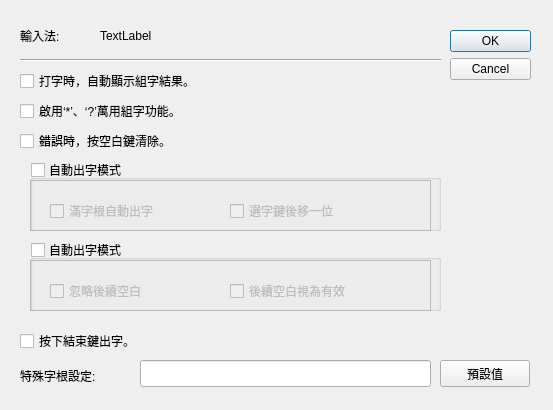
<?xml version="1.0" encoding="UTF-8"?>
<ui version="4.0">
 <class>attributeDialog</class>
 <widget class="QDialog" name="attributeDialog">
  <property name="geometry">
   <rect>
    <x>0</x>
    <y>0</y>
    <width>553</width>
    <height>410</height>
   </rect>
  </property>
  <property name="windowTitle">
   <string>輸入法屬性設定</string>
  </property>
  <widget class="QDialogButtonBox" name="buttonBox">
   <property name="geometry">
    <rect>
     <x>450</x>
     <y>30</y>
     <width>81</width>
     <height>241</height>
    </rect>
   </property>
   <property name="orientation">
    <enum>Qt::Vertical</enum>
   </property>
   <property name="standardButtons">
    <set>QDialogButtonBox::Cancel|QDialogButtonBox::Ok</set>
   </property>
  </widget>
  <widget class="QLabel" name="IMName">
   <property name="geometry">
    <rect>
     <x>100</x>
     <y>20</y>
     <width>271</width>
     <height>31</height>
    </rect>
   </property>
   <property name="text">
    <string>TextLabel</string>
   </property>
  </widget>
  <widget class="QLabel" name="label">
   <property name="geometry">
    <rect>
     <x>20</x>
     <y>20</y>
     <width>61</width>
     <height>31</height>
    </rect>
   </property>
   <property name="text">
    <string>輸入法:</string>
   </property>
  </widget>
  <widget class="QCheckBox" name="checkBox">
   <property name="geometry">
    <rect>
     <x>20</x>
     <y>70</y>
     <width>401</width>
     <height>22</height>
    </rect>
   </property>
   <property name="text">
    <string>打字時，自動顯示組字結果。</string>
   </property>
  </widget>
  <widget class="QCheckBox" name="checkBox_2">
   <property name="geometry">
    <rect>
     <x>20</x>
     <y>100</y>
     <width>411</width>
     <height>22</height>
    </rect>
   </property>
   <property name="text">
    <string>啟用‘*’、‘?’萬用組字功能。</string>
   </property>
  </widget>
  <widget class="QCheckBox" name="checkBox_3">
   <property name="geometry">
    <rect>
     <x>20</x>
     <y>130</y>
     <width>411</width>
     <height>22</height>
    </rect>
   </property>
   <property name="text">
    <string>錯誤時，按空白鍵清除。</string>
   </property>
  </widget>
  <widget class="QGroupBox" name="groupBox">
   <property name="geometry">
    <rect>
     <x>30</x>
     <y>160</y>
     <width>411</width>
     <height>71</height>
    </rect>
   </property>
   <property name="title">
    <string>自動出字模式</string>
   </property>
   <property name="flat">
    <bool>false</bool>
   </property>
   <property name="checkable">
    <bool>true</bool>
   </property>
   <property name="checked">
    <bool>false</bool>
   </property>
   <widget class="QCheckBox" name="checkBox_4">
    <property name="geometry">
     <rect>
      <x>20</x>
      <y>40</y>
      <width>161</width>
      <height>22</height>
     </rect>
    </property>
    <property name="text">
     <string>滿字根自動出字</string>
    </property>
   </widget>
   <widget class="QCheckBox" name="checkBox_5">
    <property name="geometry">
     <rect>
      <x>200</x>
      <y>40</y>
      <width>161</width>
      <height>22</height>
     </rect>
    </property>
    <property name="text">
     <string>選字鍵後移一位</string>
    </property>
   </widget>
   <widget class="QFrame" name="frame">
    <property name="geometry">
     <rect>
      <x>0</x>
      <y>20</y>
      <width>401</width>
      <height>51</height>
     </rect>
    </property>
    <property name="frameShape">
     <enum>QFrame::StyledPanel</enum>
    </property>
    <property name="frameShadow">
     <enum>QFrame::Raised</enum>
    </property>
   </widget>
   <zorder>frame</zorder>
   <zorder>checkBox_4</zorder>
   <zorder>checkBox_5</zorder>
  </widget>
  <widget class="QGroupBox" name="groupBox_2">
   <property name="geometry">
    <rect>
     <x>30</x>
     <y>240</y>
     <width>411</width>
     <height>71</height>
    </rect>
   </property>
   <property name="title">
    <string>自動出字模式</string>
   </property>
   <property name="checkable">
    <bool>true</bool>
   </property>
   <property name="checked">
    <bool>false</bool>
   </property>
   <widget class="QCheckBox" name="checkBox_6">
    <property name="geometry">
     <rect>
      <x>20</x>
      <y>40</y>
      <width>161</width>
      <height>22</height>
     </rect>
    </property>
    <property name="text">
     <string>忽略後續空白</string>
    </property>
   </widget>
   <widget class="QCheckBox" name="checkBox_7">
    <property name="geometry">
     <rect>
      <x>200</x>
      <y>40</y>
      <width>161</width>
      <height>22</height>
     </rect>
    </property>
    <property name="text">
     <string>後續空白視為有效</string>
    </property>
   </widget>
   <widget class="QFrame" name="frame_2">
    <property name="geometry">
     <rect>
      <x>0</x>
      <y>20</y>
      <width>401</width>
      <height>51</height>
     </rect>
    </property>
    <property name="frameShape">
     <enum>QFrame::StyledPanel</enum>
    </property>
    <property name="frameShadow">
     <enum>QFrame::Raised</enum>
    </property>
   </widget>
   <zorder>frame_2</zorder>
   <zorder>checkBox_6</zorder>
   <zorder>checkBox_7</zorder>
  </widget>
  <widget class="QCheckBox" name="checkBox_8">
   <property name="geometry">
    <rect>
     <x>20</x>
     <y>330</y>
     <width>421</width>
     <height>22</height>
    </rect>
   </property>
   <property name="text">
    <string>按下結束鍵出字。</string>
   </property>
  </widget>
  <widget class="QLabel" name="label_3">
   <property name="geometry">
    <rect>
     <x>20</x>
     <y>360</y>
     <width>111</width>
     <height>31</height>
    </rect>
   </property>
   <property name="text">
    <string>特殊字根設定:</string>
   </property>
  </widget>
  <widget class="QLineEdit" name="lineEdit">
   <property name="geometry">
    <rect>
     <x>140</x>
     <y>360</y>
     <width>291</width>
     <height>27</height>
    </rect>
   </property>
  </widget>
  <widget class="QPushButton" name="pushButton">
   <property name="geometry">
    <rect>
     <x>440</x>
     <y>360</y>
     <width>90</width>
     <height>27</height>
    </rect>
   </property>
   <property name="text">
    <string>預設值</string>
   </property>
  </widget>
  <widget class="Line" name="line">
   <property name="geometry">
    <rect>
     <x>20</x>
     <y>50</y>
     <width>421</width>
     <height>20</height>
    </rect>
   </property>
   <property name="orientation">
    <enum>Qt::Horizontal</enum>
   </property>
  </widget>
 </widget>
 <resources/>
 <connections>
  <connection>
   <sender>buttonBox</sender>
   <signal>accepted()</signal>
   <receiver>attributeDialog</receiver>
   <slot>accept()</slot>
   <hints>
    <hint type="sourcelabel">
     <x>248</x>
     <y>254</y>
    </hint>
    <hint type="destinationlabel">
     <x>157</x>
     <y>274</y>
    </hint>
   </hints>
  </connection>
  <connection>
   <sender>buttonBox</sender>
   <signal>rejected()</signal>
   <receiver>attributeDialog</receiver>
   <slot>reject()</slot>
   <hints>
    <hint type="sourcelabel">
     <x>316</x>
     <y>260</y>
    </hint>
    <hint type="destinationlabel">
     <x>286</x>
     <y>274</y>
    </hint>
   </hints>
  </connection>
 </connections>
</ui>
